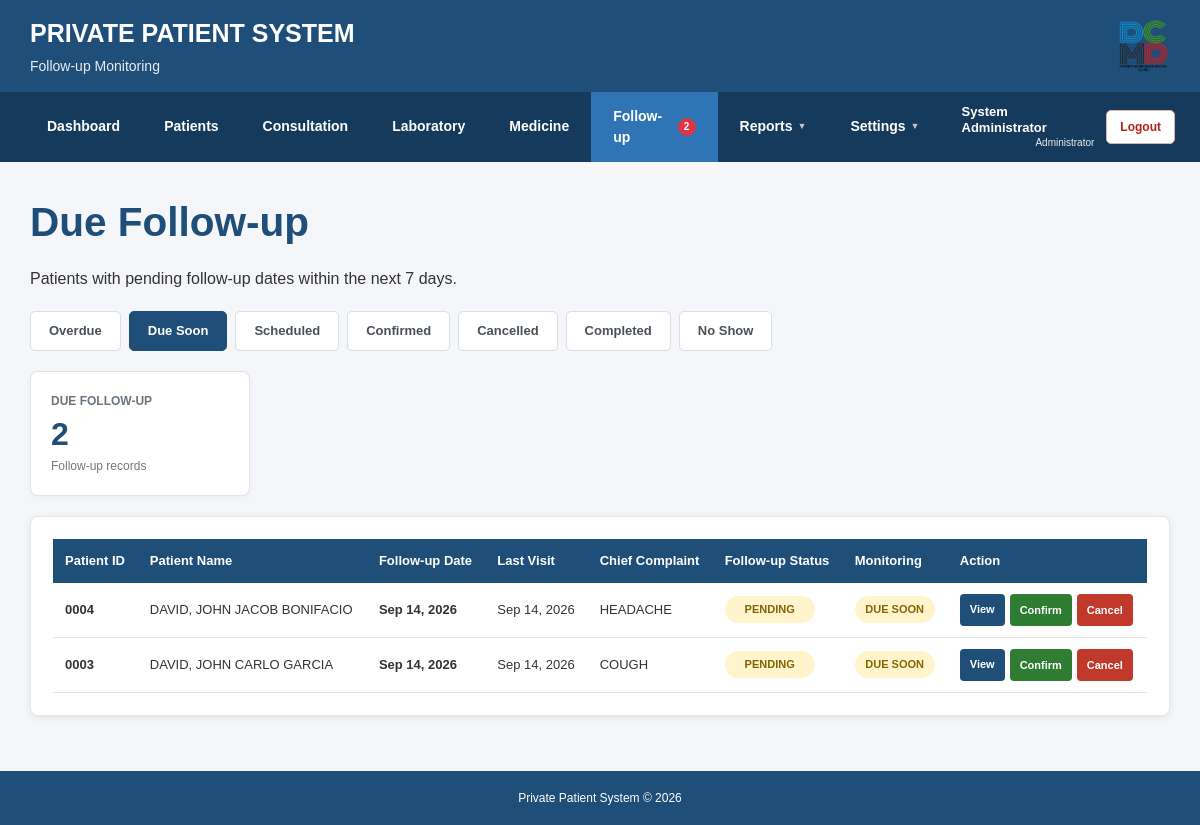
Screenshot of /private_patient_system/patients/follow_up.php (signed in) with the database file from the repository.
### tables this page shows
CREATE TABLE IF NOT EXISTS `consultations` (
  `id` int(11) NOT NULL AUTO_INCREMENT,
  `patient_id` int(11) NOT NULL,
  `visit_date` date NOT NULL,
  `chief_complaint` text,
  `history_illness` text,
  `blood_pressure` varchar(20) DEFAULT NULL,
  `bp_status` varchar(50) DEFAULT NULL,
  `temperature` decimal(4,1) DEFAULT NULL,
  `pulse_rate` int(11) DEFAULT NULL,
  `respiratory_rate` int(11) DEFAULT NULL,
  `oxygen_saturation` int(11) DEFAULT NULL,
  `weight` decimal(5,2) DEFAULT NULL,
  `height` decimal(5,2) DEFAULT NULL,
  `bmi` decimal(5,2) DEFAULT NULL,
  `bmi_status` varchar(30) DEFAULT NULL,
  `assessment` text,
  `medication` text,
  `management` text,
  `follow_up_date` date DEFAULT NULL,
  `remarks` text,
  `created_at` timestamp NOT NULL DEFAULT CURRENT_TIMESTAMP,
  `follow_up_status` varchar(30) NOT NULL DEFAULT 'PENDING',
  PRIMARY KEY (`id`),
  KEY `patient_id` (`patient_id`)
);

CREATE TABLE IF NOT EXISTS `patients` (
  `id` int(11) NOT NULL AUTO_INCREMENT,
  `patient_id` varchar(10) NOT NULL,
  `last_name` varchar(100) NOT NULL,
  `first_name` varchar(100) NOT NULL,
  `middle_name` varchar(100) DEFAULT NULL,
  `birthdate` date NOT NULL,
  `sex` enum('Male','Female') NOT NULL,
  `civil_status` varchar(30) DEFAULT NULL,
  `philhealth_no` varchar(30) DEFAULT NULL,
  `philhealth_yakap_status` varchar(30) DEFAULT NULL,
  `address` text,
  `contact_no` varchar(20) DEFAULT NULL,
  `email` varchar(150) DEFAULT NULL,
  `emergency_contact` varchar(150) DEFAULT NULL,
  `emergency_contact_no` varchar(20) DEFAULT NULL,
  `date_registered` date NOT NULL,
  `status` enum('Active','Inactive','Deceased') NOT NULL DEFAULT 'Active',
  `created_at` timestamp NOT NULL DEFAULT CURRENT_TIMESTAMP,
  PRIMARY KEY (`id`),
  UNIQUE KEY `patient_id` (`patient_id`)
);

### private_patient_system/patients/follow_up.php (the view, shortened to what the rows shown need)
<?php
require_once "../config/database.php";
$type = isset($_GET["type"]) ? trim($_GET["type"]) : "due";
if ($type == "overdue") {
    $pageTitle = "Overdue Follow-up";
    $pageSubtitle = "Follow-up Monitoring";
    $pageDescription = "Patients with pending follow-ups whose date has already passed.";
    $emptyMessage = "No overdue follow-ups found.";
} elseif ($type == "scheduled") {
    $pageTitle = "Scheduled Follow-up";
    $pageSubtitle = "Follow-up Monitoring";
    $pageDescription = "Patients with pending follow-up dates more than 7 days from today.";
    $emptyMessage = "No scheduled follow-ups found.";
} elseif ($type == "confirmed") {
    $pageTitle = "Confirmed Follow-up";
    $pageSubtitle = "Follow-up Monitoring";
    $pageDescription = "Patients whose follow-up has been confirmed.";
    $emptyMessage = "No confirmed follow-ups found.";
} elseif ($type == "cancelled") {
    $pageTitle = "Cancelled Follow-up";
    $pageSubtitle = "Follow-up Monitoring";
    $pageDescription = "Patients whose follow-up has been cancelled.";
    $emptyMessage = "No cancelled follow-ups found.";
} elseif ($type == "completed") {
    $pageTitle = "Completed Follow-up";
    $pageSubtitle = "Follow-up Monitoring";
    $pageDescription = "Patients whose follow-up has been completed.";
    $emptyMessage = "No completed follow-ups found.";
} elseif ($type == "no_show") {
    $pageTitle = "No Show Follow-up";
    $pageSubtitle = "Follow-up Monitoring";
    $pageDescription = "Patients who were scheduled or confirmed but did not attend.";
    $emptyMessage = "No No Show follow-ups found.";
} else {
    $pageTitle = "Due Follow-up";
}
if ($type == "overdue") {
    $condition = "
        (
            UPPER(TRIM(c.follow_up_status)) = 'PENDING'
            OR UPPER(TRIM(c.follow_up_status)) = 'ACTIVE'
        )
        AND c.follow_up_date < CURDATE()
    ";
} elseif ($type == "due") {
    $condition = "
        (
            UPPER(TRIM(c.follow_up_status)) = 'PENDING'
            OR UPPER(TRIM(c.follow_up_status)) = 'ACTIVE'
        )
        AND c.follow_up_date >= CURDATE()
        AND c.follow_up_date <= DATE_ADD(CURDATE(), INTERVAL 7 DAY)
    ";
} elseif ($type == "confirmed") {
    $condition = "
        UPPER(TRIM(c.follow_up_status)) = 'CONFIRMED'
    ";
} elseif ($type == "cancelled") {
    $condition = "
        UPPER(TRIM(c.follow_up_status)) = 'CANCELLED'
    ";
} elseif ($type == "completed") {
    $condition = "
        UPPER(TRIM(c.follow_up_status)) = 'COMPLETED'
    ";
} elseif ($type == "no_show") {
    $condition = "
        UPPER(TRIM(c.follow_up_status)) = 'NO SHOW'
    ";
} else {
    $condition = "
        UPPER(TRIM(c.follow_up_status)) = 'PENDING'
    ";
}
$sql = "
    SELECT
        c.id AS consultation_id,
        c.visit_date,
        c.follow_up_date,
        c.chief_complaint,
        c.assessment,
        c.follow_up_status,
        p.id AS patient_db_id,
        p.patient_id AS patient_number,
        p.first_name,
        p.middle_name,
        p.last_name,
        p.status AS patient_status
    FROM consultations c
    INNER JOIN patients p
        ON c.patient_id = p.id
    WHERE
        UPPER(TRIM(p.status)) != 'DECEASED'
        AND c.follow_up_date IS NOT NULL
        AND " . $condition . "
    ORDER BY
        c.follow_up_date ASC,
        c.id DESC
";
$result = $conn->query($sql);
$count = 0;
if ($result) {
    $count = $result->num_rows;
}
function getPatientName($row)
{
    $name = "";
    if (!empty($row["last_name"])) {
        $name .= $row["last_name"];
    }
    if (!empty($row["first_name"])) {
        if ($name != "") {
            $name .= ", ";
        }
        $name .= $row["first_name"];
    }
    if (!empty($row["middle_name"])) {
        $middle = trim($row["middle_name"]);
        if ($middle != "") {
            $name .= " " . $middle;
        }
    }
    return $name;
}
function formatDateDisplay($date)
{
    return date("M d, Y", strtotime($date));
}
function getFollowUpStatusText($status)
{
    $status = strtoupper(trim($status));
    return $status;
}
function getFollowUpStatusClass($status)
{
    $status = strtoupper(trim($status));
    return "status-pending";
}
function getDateStatus($followUpDate)
{
    $today = strtotime(date("Y-m-d"));
    $date = strtotime($followUpDate);
    $sevenDays = strtotime("+7 days", $today);
    if ($date <= $sevenDays) {
        return "DUE SOON";
    }
    return "SCHEDULED";
}
require_once "../includes/header.php";
?>
<main class="main-container">
    <div class="page-title">
        <h2>
            <?php
            echo htmlspecialchars($pageTitle);
            ?>
        </h2>
    </div>
    <?php if ($count > 0) { ?>
        <div class="card">
            <div class="table-wrapper">
                <table class="data-table">
                    <thead>
                        <tr>
                            <th>Patient ID</th>
                            <th>Patient Name</th>
                            <th>Follow-up Date</th>
                            <th>Last Visit</th>
                            <th>Chief Complaint</th>
                            <th>Follow-up Status</th>
                            <th>Monitoring</th>
                            <th>Action</th>
                        </tr>
                    </thead>
                    <tbody>
                    <?php while ($row = $result->fetch_assoc()) { ?>
                        <?php
                        $patientName = getPatientName($row);
                        $actualStatus = getFollowUpStatusText(
                            $row["follow_up_status"]
                        );
                        $statusClass = getFollowUpStatusClass(
                            $actualStatus
                        );
                        $dateStatus = getDateStatus(
                            $row["follow_up_date"]
                        );
                        $monitoring = $dateStatus;
                        $monitoringClass = "monitor-scheduled";
                        if ($actualStatus == "CONFIRMED") {
                            $monitoring = "CONFIRMED";
                            $monitoringClass = "monitor-confirmed";
                        } elseif ($actualStatus == "CANCELLED") {
                            $monitoring = "CANCELLED";
                            $monitoringClass = "monitor-cancelled";
                        } elseif ($actualStatus == "COMPLETED") {
                            $monitoring = "COMPLETED";
                            $monitoringClass = "monitor-completed";
                        } elseif ($actualStatus == "NO SHOW") {
                            $monitoring = "NO SHOW";
                            $monitoringClass = "monitor-no-show";
                        } elseif ($dateStatus == "OVERDUE") {
                            $monitoring = "OVERDUE";
                            $monitoringClass = "monitor-overdue";
                        } elseif ($dateStatus == "DUE SOON") {
                            $monitoring = "DUE SOON";
                            $monitoringClass = "monitor-due";
                        } else {
                            $monitoring = "SCHEDULED";
                            $monitoringClass = "monitor-scheduled";
                        }
                        ?>
                        <tr>
                            <td>
                                <strong>
                                    <?php
                                    echo htmlspecialchars(
                                        $row["patient_number"]
                                    );
                                    ?>
                                </strong>
                            </td>
                            <td>
                                <?php
                                echo htmlspecialchars($patientName);
                                ?>
                            </td>
                            <td>
                                <strong>
                                    <?php
                                    echo formatDateDisplay(
                                        $row["follow_up_date"]
                                    );
                                    ?>
                                </strong>
                            </td>
                            <td>
                                <?php
                                echo formatDateDisplay(
                                    $row["visit_date"]
                                );
                                ?>
                            </td>
                            <td>
                                <?php
                                if (!empty($row["chief_complaint"])) {
                                    echo htmlspecialchars(
                                        $row["chief_complaint"]
                                    );
                                } else {
                                    echo "-";
                                }
                                ?>
                            </td>
                            <td>
                                <span
                                    class="follow-status <?php
                                        echo htmlspecialchars(
                                            $statusClass
                                        );
                                    ?>"
                                >
                                    <?php
                                    echo htmlspecialchars(
                                        $actualStatus
                                    );
                                    ?>
                                </span>
                            </td>
                            <td>
                                <span
                                    class="monitor-status <?php
                                        echo htmlspecialchars(
                                            $monitoringClass
                                        );
                                    ?>"
                                >
                                    <?php
                                    echo htmlspecialchars(
                                        $monitoring
                                    );
                                    ?>
                                </span>
                            </td>
                            <td>
                                <div class="follow-actions">
                                    <a
                                        href="view.php?id=<?php
                                            echo intval(
                                                $row["patient_db_id"]
                                            );
                                        ?>"
                                        class="btn btn-view"
                                    >
                                        View
                                    </a>
                                    <?php if ($actualStatus == "PENDING") { ?>
                                        <form
                                            method="POST"
                                            action="update_follow_up_status.php"
                                            class="status-form"
                                            onsubmit="return confirm('Confirm this follow-up?');"
                                        >
                                            <button
                                                type="submit"
                                                class="btn btn-confirm"
                                            >
                                                Confirm
                                            </button>
                                        </form>
                                        <form
                                            method="POST"
                                            action="update_follow_up_status.php"
                                            class="status-form"
                                            onsubmit="return confirm('Cancel this follow-up? The follow-up date will remain in the record.');"
                                        >
                                            <button
                                                type="submit"
                                                class="btn btn-cancel"
                                            >
                                                Cancel
                                            </button>
                                        </form>
                                    <?php } ?>
                                </div>
                            </td>
                        </tr>
                    <?php } ?>
                    </tbody>
                </table>
            </div>
        </div>
    <?php } ?>
</main>
<?php
require_once "../includes/footer.php";
?>

### rows the page displays
consultations: patient.patient_id "0004", patient.middle_name "DAVID, JOHN JACOB BONIFACIO", follow_up_date "Sep 14, 2026", visit_date "Sep 14, 2026", chief_complaint "HEADACHE", follow_up_status "PENDING", monitoring "DUE SOON"
consultations: patient.patient_id "0003", patient.middle_name "DAVID, JOHN CARLO GARCIA", follow_up_date "Sep 14, 2026", visit_date "Sep 14, 2026", chief_complaint "COUGH", follow_up_status "PENDING", monitoring "DUE SOON"

### other values shown
$pageSubtitle "Follow-up Monitoring"
$followUpDueSoonCount "2"
$loggedInName "System Administrator"
$loggedInRole "Administrator"
$pageTitle "Due Follow-up"
$pageDescription "Patients with pending follow-up dates within the next 7 days."
$pageTitle "DUE FOLLOW-UP"
$count "2"
